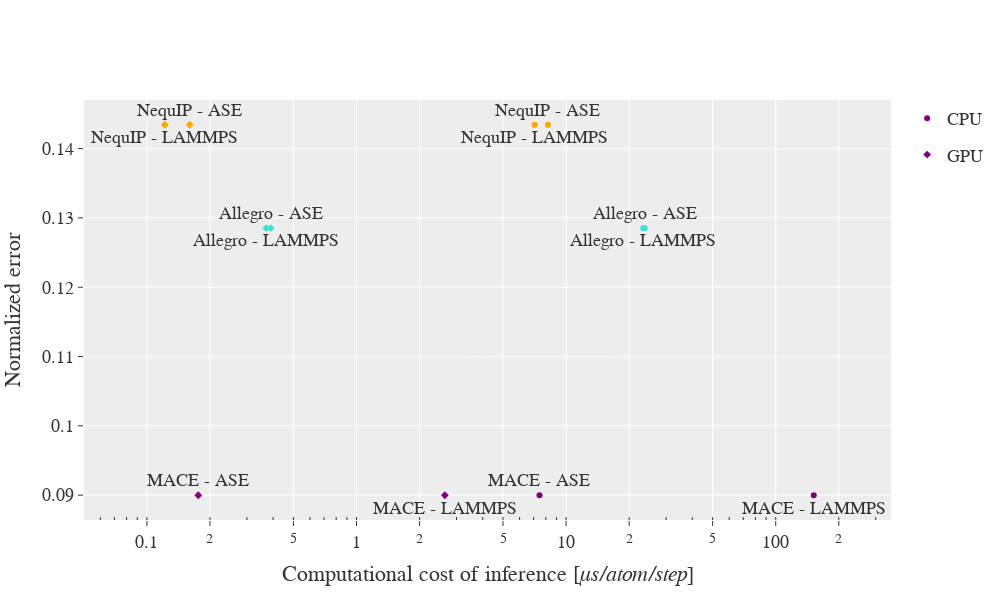

Write notebook code for a chart like this one.
### Code cell
fig.show()

### Figure 1 — Plotly figure (JSON) as saved in the notebook; plotly's stock layout.template omitted (floating-point values rounded to 4 significant figures)
{"data": [{"hovertemplate": "%{text}<br>Computational cost: %{x} μs<br>Normalized error: %{y}", "legendgroup": "CPU", "marker": {"color": ["purple"], "symbol": "circle"}, "mode": "markers+text", "name": "CPU", "text": "MACE - LAMMPS", "textposition": "bottom center", "type": "scatter", "x": [151.9], "y": [0.08998]}, {"hovertemplate": "%{text}<br>Computational cost: %{x} μs<br>Normalized error: %{y}", "legendgroup": "CPU", "marker": {"color": ["orange"], "symbol": "circle"}, "mode": "markers+text", "name": "CPU", "showlegend": false, "text": "NequIP - LAMMPS", "textposition": "bottom center", "type": "scatter", "x": [7.077], "y": [0.1434]}, {"hovertemplate": "%{text}<br>Computational cost: %{x} μs<br>Normalized error: %{y}", "legendgroup": "CPU", "marker": {"color": ["turquoise"], "symbol": "circle"}, "mode": "markers+text", "name": "CPU", "showlegend": false, "text": "Allegro - LAMMPS", "textposition": "bottom center", "type": "scatter", "x": [23.32], "y": [0.1285]}, {"hovertemplate": "%{text}<br>Computational cost: %{x} μs<br>Normalized error: %{y}", "legendgroup": "CPU", "marker": {"color": ["purple"], "symbol": "circle"}, "mode": "markers+text", "name": "CPU", "showlegend": false, "text": "MACE - ASE", "textposition": "top center", "type": "scatter", "x": [7.465], "y": [0.08998]}, {"hovertemplate": "%{text}<br>Computational cost: %{x} μs<br>Normalized error: %{y}", "legendgroup": "CPU", "marker": {"color": ["orange"], "symbol": "circle"}, "mode": "markers+text", "name": "CPU", "showlegend": false, "text": "NequIP - ASE", "textposition": "top center", "type": "scatter", "x": [8.191], "y": [0.1434]}, {"hovertemplate": "%{text}<br>Computational cost: %{x} μs<br>Normalized error: %{y}", "legendgroup": "CPU", "marker": {"color": ["turquoise"], "symbol": "circle"}, "mode": "markers+text", "name": "CPU", "showlegend": false, "text": "Allegro - ASE", "textposition": "top center", "type": "scatter", "x": [23.71], "y": [0.1285]}, {"hovertemplate": "%{text}<br>Computational cost: %{x} μs<br>Normalized error: %{y}", "legendgroup": "GPU", "marker": {"color": ["purple"], "symbol": "diamond"}, "mode": "markers+text", "name": "GPU", "text": "MACE - LAMMPS", "textposition": "bottom center", "type": "scatter", "x": [2.639], "y": [0.08998]}, {"hovertemplate": "%{text}<br>Computational cost: %{x} μs<br>Normalized error: %{y}", "legendgroup": "GPU", "marker": {"color": ["orange"], "symbol": "diamond"}, "mode": "markers+text", "name": "GPU", "showlegend": false, "text": "NequIP - LAMMPS", "textposition": "bottom center", "type": "scatter", "x": [0.1218], "y": [0.1434]}, {"hovertemplate": "%{text}<br>Computational cost: %{x} μs<br>Normalized error: %{y}", "legendgroup": "GPU", "marker": {"color": ["turquoise"], "symbol": "diamond"}, "mode": "markers+text", "name": "GPU", "showlegend": false, "text": "Allegro - LAMMPS", "textposition": "bottom center", "type": "scatter", "x": [0.3713], "y": [0.1285]}, {"hovertemplate": "%{text}<br>Computational cost: %{x} μs<br>Normalized error: %{y}", "legendgroup": "GPU", "marker": {"color": ["purple"], "symbol": "diamond"}, "mode": "markers+text", "name": "GPU", "showlegend": false, "text": "MACE - ASE", "textposition": "top center", "type": "scatter", "x": [0.1759], "y": [0.08998]}, {"hovertemplate": "%{text}<br>Computational cost: %{x} μs<br>Normalized error: %{y}", "legendgroup": "GPU", "marker": {"color": ["orange"], "symbol": "diamond"}, "mode": "markers+text", "name": "GPU", "showlegend": false, "text": "NequIP - ASE", "textposition": "top center", "type": "scatter", "x": [0.1602], "y": [0.1434]}, {"hovertemplate": "%{text}<br>Computational cost: %{x} μs<br>Normalized error: %{y}", "legendgroup": "GPU", "marker": {"color": ["turquoise"], "symbol": "diamond"}, "mode": "markers+text", "name": "GPU", "showlegend": false, "text": "Allegro - ASE", "textposition": "top center", "type": "scatter", "x": [0.3896], "y": [0.1285]}], "layout": {"font": {"family": "Serif", "size": 18}, "height": 600, "showlegend": true, "width": 1000, "xaxis": {"minor": {"ticks": "inside"}, "range": [-1.3, 2.55], "title": {"text": "Computational cost of inference [<i>μs/atom/step</i>]"}, "type": "log"}, "yaxis": {"title": {"text": "Normalized error"}}}}
